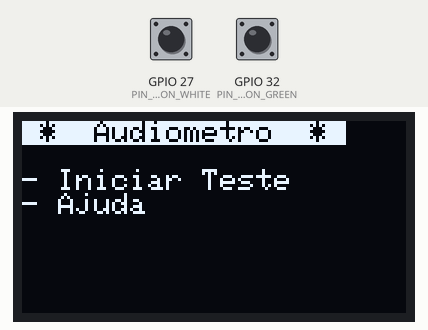
The sketch below on a simulated ESP32. Parts: 128×64 one-colour display. Inputs (shaded band) come from the test bench; at power-on: GPIO 27 (PIN_BUTTON_WHITE) LOW, GPIO 32 (PIN_BUTTON_GREEN) LOW. The audio player accepts every command and is not drawn; what the sketch prints to the serial monitor is not drawn.

Above: at 1.2 s.
1.3 s: GPIO 27 (PIN_BUTTON_WHITE) pulled HIGH for 0.15 s
At 1.9 s:
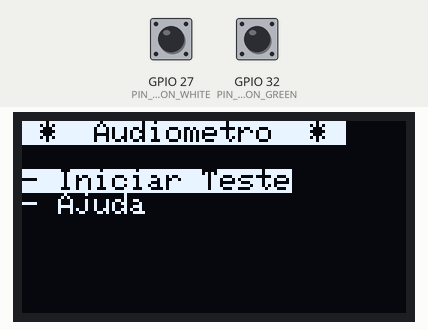
3.1 s: GPIO 32 (PIN_BUTTON_GREEN) pulled HIGH for 0.15 s
At 4.8 s:
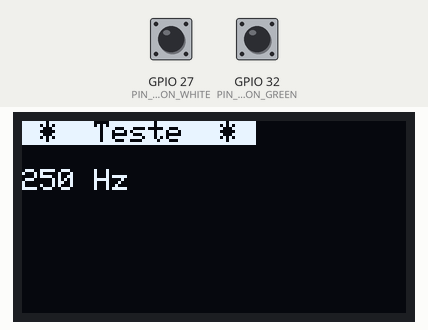
5.2 s: GPIO 32 (PIN_BUTTON_GREEN) pulled HIGH for 1 s
At 37.5 s:
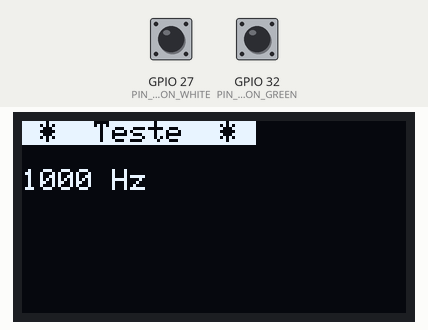
Timing chart, 0 to 37.8 s (numbered marks = the images above; inputs shaded):
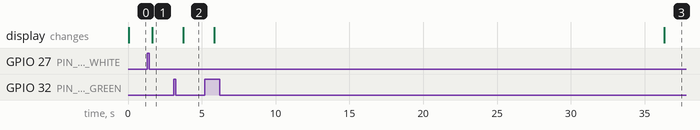

Measured:
- after the input at 1.3 s, the display: changes after 0.33 s (image 1)
- after the input at 3.1 s, the display: changes after 0.63 s (image 2)

The sketch:

audiometro.ino
```cpp
bool perdaAuditiva;

#include "display.h"
#include "player.h"
#include "button.h"

void setup() {
  Serial.begin(115200);
  softwareSerial.begin(9600);

  xTaskCreatePinnedToCore(task_button_green,"button_green", 2048, NULL, 2, NULL, 1);
  xTaskCreate(task_button_white,"button_white", 2048, NULL, 2, NULL);
  xTaskCreatePinnedToCore(task_display,"display", 2048, NULL, 2, NULL, 1);
}

void loop() {}
```

button.h
```cpp
#define PIN_BUTTON_GREEN 32
#define PIN_BUTTON_WHITE 27

void task_button_green(void *pvParameters) {
  int button_state = 0;
  bool is_button_press = false;
  pinMode(PIN_BUTTON_GREEN, INPUT);

  for(;;) {
    button_state = digitalRead(PIN_BUTTON_GREEN);
    if(button_state == HIGH && !is_button_press) {
      is_button_press = true;

      if(display_interface == 0) {
        if(display_opcao_selecionada == 1) {
          display_interface = 2;
          display_opcao_selecionada = 0;
          xTaskCreatePinnedToCore(taskPlayFrequencies, "Play Frequencies", 2048, NULL, 2, &handlePlayFrequencies, 0);

        } else if(display_opcao_selecionada == 2) {
          display_interface = 1;
          display_opcao_selecionada = 0;
        }

      } else if(display_interface == 1) {
        if(display_opcao_selecionada < display_limite_opcao) {
          display_opcao_selecionada ++;
        } else {
          display_interface = 0;
          display_opcao_selecionada = 0;
        }

      } else if(display_interface == 2) {
        isButtonPressed = true;

      } else if (display_interface == 3) {
        display_interface = 0;
        display_opcao_selecionada = 0;
      }

    } else if(button_state == LOW && is_button_press) {
      is_button_press = false;
    }
    vTaskDelay(100 / portTICK_PERIOD_MS);
  }
}

void task_button_white(void *pvParameters) {
  int button_state = 0;
  bool is_button_press = false;
  pinMode(PIN_BUTTON_WHITE, INPUT);

  for(;;) {
    button_state = digitalRead(PIN_BUTTON_WHITE);

    if(button_state == HIGH && !is_button_press) {
      is_button_press = true;

      if(display_interface == 0) {
        if(display_opcao_selecionada < display_limite_opcao) {
          display_opcao_selecionada++;
        } else {
          display_opcao_selecionada = 1;
        }

      } else if(display_interface == 1) {
        if(display_opcao_selecionada > 0) {
          display_opcao_selecionada--;
        } else {
          display_interface = 0;
          display_opcao_selecionada = 0;
        }

      } else if (display_interface == 3) {
        display_interface = 0;
        display_opcao_selecionada = 0;
      }

    } else if(button_state == LOW && is_button_press) {
      is_button_press = false;
    }

    vTaskDelay(100 / portTICK_PERIOD_MS);
  }
}
```

display.h
```cpp
#include <Arduino.h>
#include <SPI.h>
#include <Wire.h>
#include <Adafruit_GFX.h>
#include <Adafruit_SSD1306.h>

int display_opcao_selecionada;
int display_limite_opcao;
int display_interface;
bool perda = false;

Adafruit_SSD1306 display(-1);

void exibir_ajuda() {
  display_limite_opcao = 2;

  // Exibe o titulo
  display.setTextSize(1);
  display.setCursor(0, 0);
  display.setTextColor(BLACK, WHITE);
  display.println(" *  Ajuda  * ");
  display.setTextColor(WHITE, BLACK);

  // Exibe as orientacoes
  if(display_opcao_selecionada == 0) {
    display.println("Pressione A para\nselecionar ou\nprosseguir");
  } else if(display_opcao_selecionada == 1) {
    display.println();
    display.println("Pressione B para\nnavegar ou voltar");
  } else if(display_opcao_selecionada >= 2) {
    display.println("Durante o teste,\nquando escutar um sompressione A");
  }
}

void exibir_menu_principal() {
  display_limite_opcao = 2;

  display.setTextSize(1);
  display.setCursor(0, 0);
  display.setTextColor(BLACK, WHITE);
  display.println(" *  Audiometro  * ");
  display.println();

  if(display_opcao_selecionada == 1) {
    display.println("- Iniciar Teste");
    display.setTextColor(WHITE, BLACK);
  } else if(display_opcao_selecionada == 2) {
    display.setTextColor(WHITE, BLACK);
    display.println("- Iniciar Teste");
    display.setTextColor(BLACK, WHITE);
  } else {
    display.setTextColor(WHITE, BLACK);
    display.println("- Iniciar Teste");
  }

  display.println("- Ajuda");
}

void exibir_frequencia() {
  display_limite_opcao = 5;

  display.setTextSize(1);
  display.setCursor(0, 0);
  display.setTextColor(BLACK, WHITE);
  display.println(" *  Teste  * ");

  display.setTextColor(WHITE, BLACK);
  display.println();

  if(display_opcao_selecionada == 0) {
    display.println("250 Hz");

  } else if(display_opcao_selecionada == 1) {
    display.println("500 Hz");

  } else if(display_opcao_selecionada == 2) {
    display.println("1000 Hz");

  } else if(display_opcao_selecionada == 3) {
    display.println("2000 Hz");

  } else if(display_opcao_selecionada == 4) {
    display.println("4000 Hz");

  } else if(display_opcao_selecionada == 5) {
    display.println("8000 Hz");
  }
}

void exibir_resultado_teste() {
  display.setTextSize(1);
  display.setCursor(0, 0);
  display.setTextColor(WHITE, BLACK);

  if(perdaAuditiva) {
    display.println("Voce possui uma perdaauditiva\n\nProcure um medico");
  } else {
    display.println("Voce nao possui perdaauditiva\n\nTudo certo");
  }
}

void task_display(void *pvParameters) {
  display.begin(SSD1306_SWITCHCAPVCC, 0x3C);
  display_opcao_selecionada = 0;
  display_interface = 0;

  for(;;) {
    display.clearDisplay();

    if(display_interface == 0) {
      exibir_menu_principal();
    } else if(display_interface == 1) {
      exibir_ajuda();
    } else if(display_interface == 2) {
      exibir_frequencia();
    } else if(display_interface == 3) {
      exibir_resultado_teste();
    }

    display.display();
    vTaskDelay(500 / portTICK_PERIOD_MS);
  }
}
```

player.h
```cpp
#include "DFRobotDFPlayerMini.h"
#include "SoftwareSerial.h"

#define PIN_MP3_TX 16
#define PIN_MP3_RX 17
#define BUSY_PIN 34

DFRobotDFPlayerMini df;
TaskHandle_t handlePlayFrequencies;
SoftwareSerial softwareSerial(PIN_MP3_RX, PIN_MP3_TX);

bool isButtonPressed;

void taskPlayFrequencies(void* pvParameters) {
  uint8_t currentTrack = 1;
  int time_flag1;
  int time_flag2;
  int time_now;
  int volume = 0;

  perdaAuditiva = false;

  pinMode(BUSY_PIN, INPUT);

  while(!df.begin(softwareSerial)) {
    Serial.println("Connection to DFPlayer Mini failed!");
    vTaskDelay(1000 / portTICK_PERIOD_MS);
  }

  Serial.println("Connected!");
  df.play(1);
  df.next();
  df.previous();
  df.volume(0);
  Serial.print("Playing Track: ");
  Serial.println(currentTrack);

  time_flag1 = millis();
  time_flag2 = millis();

  for(;;) {
    time_now = millis();

    Serial.print("volume: ");
    Serial.println(volume);

    if(time_now - time_flag1 > 30000 || isButtonPressed) {
      if(!isButtonPressed) perdaAuditiva = true;

      if(display_opcao_selecionada < display_limite_opcao) {
        display_opcao_selecionada ++;
      } else {
        display_interface = 3;
      }

      // Toca o proximo audio
      df.volume(0);
      volume = 0;
      currentTrack += 1;
      isButtonPressed = false;

      // Verifica se ha audio
      if (currentTrack > 6) {
        Serial.println("Finished Frequencies.");
        if (perdaAuditiva) Serial.println("Unfortunately, you have some kind of hearing loss.");
        else Serial.println("You're hearing is all good!");
        df.pause();
        vTaskDelete(handlePlayFrequencies);
      }

      // Proxima frequencia
      df.next();
      time_flag1 = millis();
      Serial.print("Playing Track: ");
      Serial.println(currentTrack);
    }

    // Aumenta o volume
    if(time_now - time_flag2 > 500) {
      if (!isButtonPressed) {
        df.volumeUp();
        volume++;
      }
      time_flag2 = millis();
    }

    vTaskDelay(500 / portTICK_PERIOD_MS);
  }

  vTaskDelete(handlePlayFrequencies);
}
```
